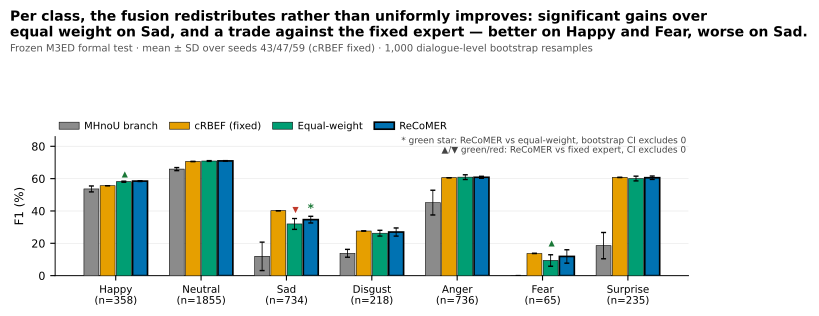

Python code for this plot:
# -*- coding: utf-8 -*-
"""图 E v2：正式 M3ED 测试逐类 F1，双对照显著性（等权融合 + cRBEF 专家）。

一句话结论：融合相对等权在 Sad 上显著改善（少数类救援）；相对专家是
"Happy/Fear 上显著更好、Sad 上显著更差"的再分配，而非全面占优。

数据源：服务器 subgroup_perclass_results.json 的 A_per_class
        （逐对话 bootstrap，协议对齐，1000 次重采样）。
"""
import json
import sys, os
sys.path.insert(0, os.path.dirname(os.path.abspath(__file__)))
import matplotlib.pyplot as plt
import numpy as np
from style_shared import PALETTE, apply_style, headline, save

apply_style()

HERE = os.path.dirname(os.path.abspath(__file__))
d = json.load(open(os.path.join(HERE, "subgroup_perclass_results.json"),
                   encoding="utf-8"))["A_per_class"]
CLASSES = d["class_names"]
support = [358, 1855, 734, 218, 736, 65, 235]
ARMS = ["MHnoU", "cRBEF", "equal_weight", "ReCoMER"]
LABELS = {"MHnoU": "MHnoU branch", "cRBEF": "cRBEF (fixed)",
          "equal_weight": "Equal-weight", "ReCoMER": "ReCoMER"}

fig, ax = plt.subplots(figsize=(7.0, 3.1))
x = np.arange(len(CLASSES))
w = 0.19
for i, a in enumerate(ARMS):
    mean = np.array(d["per_class"][a]["f1_mean"]) * 100
    sd = np.array(d["per_class"][a]["f1_sd"]) * 100
    bars = ax.bar(x + (i - 1.5) * w, mean, width=w * 0.92, yerr=sd,
                  capsize=1.8, color=PALETTE[a], edgecolor="black",
                  linewidth=0.4, error_kw=dict(lw=0.6),
                  label=LABELS[a], zorder=3)
    if a == "ReCoMER":
        for b in bars:
            b.set_linewidth(1.2)

reco_mean = np.array(d["per_class"]["ReCoMER"]["f1_mean"]) * 100
reco_sd = np.array(d["per_class"]["ReCoMER"]["f1_sd"]) * 100
boot_eq = d["bootstrap"]["ReCoMER_minus_equal_weight"]
boot_cr = d["bootstrap"]["ReCoMER_minus_cRBEF"]

for ci, xc in enumerate(x):
    ytop = reco_mean[ci] + reco_sd[ci]
    # vs 等权：绿色星号（CI 不含 0）
    lo, hi = boot_eq["ci_lo"][ci] * 100, boot_eq["ci_hi"][ci] * 100
    if lo > 0 or hi < 0:
        ax.annotate("*", (xc + 1.5 * w, ytop), textcoords="offset points",
                    xytext=(0, 3), fontsize=8.5, ha="center",
                    color="#1B7837", fontweight="bold")
    # vs cRBEF：上/下三角（差值为正=融合更好 ▲绿，为负 ▲红置于更高处）
    lo2, hi2 = boot_cr["ci_lo"][ci] * 100, boot_cr["ci_hi"][ci] * 100
    if lo2 > 0:
        ax.annotate("\u25b2", (xc + 1.5 * w, ytop), textcoords="offset points",
                    xytext=(-11, 3), fontsize=5.8, ha="center", color="#1B7837")
    elif hi2 < 0:
        ax.annotate("\u25bc", (xc + 1.5 * w, ytop), textcoords="offset points",
                    xytext=(-11, 3), fontsize=5.8, ha="center", color="#C0392B")

ax.annotate("* green star: ReCoMER vs equal-weight, bootstrap CI excludes 0\n"
            "\u25b2/\u25bc green/red: ReCoMER vs fixed expert, CI excludes 0",
            (0.995, 0.885), xycoords="axes fraction", ha="right",
            fontsize=6.4, color="#444444")

ax.set_xticks(x)
ax.set_xticklabels([f"{c}\n(n={n})" for c, n in zip(CLASSES, support)],
                   fontsize=7.4)
ax.set_ylabel("F1 (%)")
ax.set_ylim(0, 86)
ax.grid(axis="y", zorder=0)
ax.legend(loc="lower left", frameon=False, ncol=4, fontsize=7.2,
          bbox_to_anchor=(0.0, 1.01), columnspacing=1.1,
          handletextpad=0.5, borderaxespad=0.0)

headline(fig, "Per class, the fusion redistributes rather than uniformly improves: significant gains over\n"
              "equal weight on Sad, and a trade against the fixed expert \u2014 better on Happy and Fear, worse on Sad.")
fig.text(0.012, 0.862, "Frozen M3ED formal test \u00b7 mean \u00b1 SD over seeds 43/47/59 (cRBEF fixed) \u00b7 "
                       "1,000 dialogue-level bootstrap resamples",
         fontsize=7.2, color="#555555", ha="left")
fig.tight_layout(rect=[0, 0, 1, 0.832])
save(fig, "figE_perclass_m3ed")
